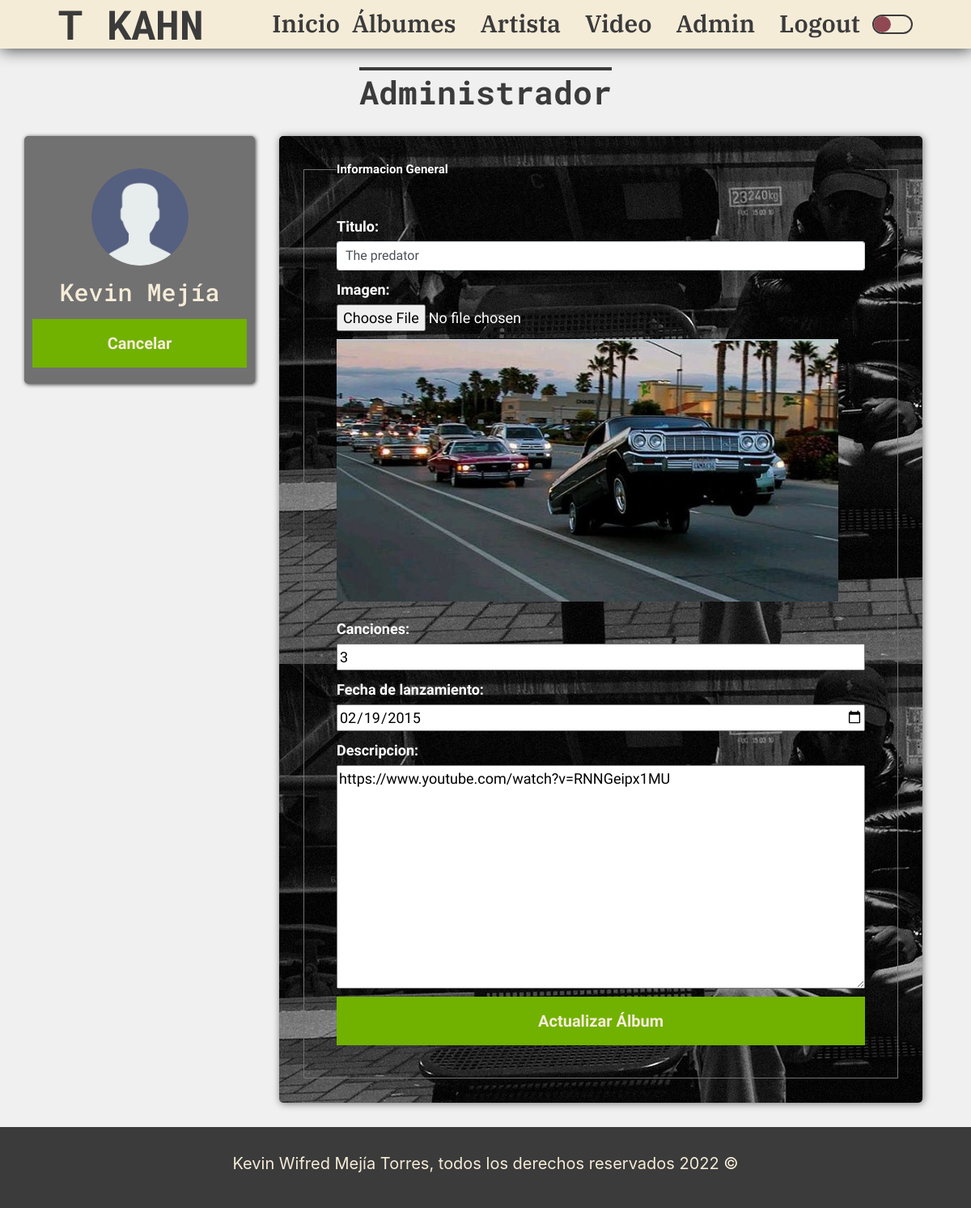
/ProyectoFinal/admin/update.php?id=12 (signed in), run on the app's committed database.
### tables this page shows
CREATE TABLE `album` (
  `alb_id` int NOT NULL,
  `alb_titulo` varchar(45) DEFAULT NULL,
  `alb_imagen` varchar(200) DEFAULT NULL,
  `alb_date` date DEFAULT NULL,
  `alb_canciones` int DEFAULT NULL,
  `alb_descripcion` longtext
);

### ProyectoFinal/config/database.php (called while the page is built, shortened)
<?php
function conectarDB(): mysqli
{
    $db = mysqli_connect('localhost', 'root', '', 'cantantedb');
    return $db;
}
function listarPorId($id)
{
    $db = conectarDB();
    $query = "SELECT * FROM album WHERE alb_id = $id";
    $resultadoConsulta = mysqli_query($db, $query);
    $album = mysqli_fetch_assoc($resultadoConsulta);
    return $album;
}

### ProyectoFinal/admin/update.php (the view, shortened to what this page needs)
<?php
require '../config/database.php';
$id = $_GET['id'];
$id = filter_var($id, FILTER_VALIDATE_INT);
$album = listarPorId($id);
$titulo = $album['alb_titulo'];
$canciones = $album['alb_canciones'];
$fecha = $album['alb_date'];
$descripcion = $album['alb_descripcion'];
$imagen = $album['alb_imagen'];
?>
<?php include 'templates-admin/header.php'; ?>
<main class="container-fluid pt-5 mb-5">
    <h2 class="title-albumes my-5 pt-5" id="titulo-albumes">Administrador</h2>
    <div class="container">
        <div class="row">
            <div class="col-12 col-md-3 menu-admin d-flex justify-content-center  p-0">
                <div class="colum  d-flex flex-column justify-content-center ">
                    <div class="imagen-admin"></div>
                    <h2 class="nombre-admin my-4">Kevin Mejía</h2>
                    <a href="admin.php">
                        <div class="opcion-albumes">Cancelar</div>
                    </a>
                </div>
            </div>
            <div class="col-12 col-md-9 px-0 px-md-5  my-5 my-md-0">
                <div class="contenedor-formularios">
                    <form action="update.php?id=<?php echo $album['alb_id'] ?>" method="POST" class="p-5" enctype="multipart/form-data">
                        <fieldset class="d-flex flex-column">
                            <legend>Informacion General</legend>
                            <div class="form-group d-flex flex-column">
                                <label for="titulo">Titulo:</label>
                                <input type="text" id="titulo" name="titulo" placeholder="Nombre del Álbum" class="form-control form-control-lg" value="<?php echo $titulo ?>" style="font-size: 16px;" required>
                            </div>
                            <div class="form-group d-flex flex-column">
                                <label for="imagen">Imagen:</label>
                                <input type="file" name="imagen" id="imagen" accept="image/jpeg, image/png">
                                <div>
                                    <img src="../imagenes/<?php echo $imagen ?>" height="200px" width="auto" class="img-fluid my-3">
                                </div>
                            </div>
                            <div class="form-group d-flex flex-column">
                                <label for="canciones">Canciones:</label>
                                <input type="number" name="canciones" id="canciones" placeholder="Número de canciones" value="<?php echo $canciones ?>" required>
                            </div>
                            <div class="form-group d-flex flex-column">
                                <label for="fecha">Fecha de lanzamiento:</label>
                                <input type="date" name="fecha" id="fecha" placeholder="Precio Propiedad" value="<?php echo $fecha ?>" required>
                            </div>
                            <div class="form-group d-flex flex-column">
                                <label for="descripcion">Descripcion:</label>
                                <textarea name="descripcion" id="descripcion" cols="30" rows="10" required><?php echo $descripcion ?></textarea>
                            </div>
                            <input type="submit" class="opcion-albumes" value="Actualizar Álbum">
                        </fieldset>
                    </form>
                </div>
            </div>
        </div>
    </div>
</main>
<?php include 'templates-admin/footer.php'; ?>

### ProyectoFinal/css/style.css (style rules this page uses)
:root { --color-gris: #3B3B3B; --fuente-titulo: 'Roboto Mono', monospace; --fuente-texto: 'Tajawal', sans-serif; --fuente-secundaria: 'IBM Plex Serif', serif; --color-crema: #F5ECD8; --color-vinotinto: #904853; }
* { margin: 0; }
html { font-size: 62.5%; box-sizing: border-box; }
*, *:before, *:after { box-sizing: inherit; }
a, a:hover { text-decoration: none; color: inherit; }
.title-albumes { font-size: 4rem; color: var(--color-gris); font-family: var(--fuente-titulo); text-decoration: overline; font-weight: bolder; text-align: center; }
.ligth { background-color: #f0f0f0; transition: .5s all; position: relative; }

### ProyectoFinal/css/albumes.css (style rules this page uses)
:root { --color-gris: #3B3B3B; --fuente-titulo: 'Roboto Mono', monospace; --fuente-texto: 'Tajawal', sans-serif; --fuente-secundaria: 'IBM Plex Serif', serif; --color-crema: #F5ECD8; --color-vinotinto: #904853; }
* { margin: 0; }
html { font-size: 62.5%; box-sizing: border-box; }
.contenedor-login .formulario-login input, label { height: 5rem; font-size: var(--fuente-texto); color: var(--color-gris); }

### ProyectoFinal/css/admin.css (style rules this page uses)
:root { --color-gris: #3B3B3B; --fuente-titulo: 'Roboto Mono', monospace; --fuente-texto: 'Tajawal', sans-serif; --fuente-secundaria: 'IBM Plex Serif', serif; --color-crema: #F5ECD8; --color-vinotinto: #904853; --color-verde: #71B100; --color-gris-claro: #727171; }
* { margin: 0; }
html { font-size: 62.5%; box-sizing: border-box; }
*, *:before, *:after { box-sizing: inherit; }
a, a:hover { text-decoration: none; color: inherit; }
main .menu-admin { width: 100%; height: min-content; background-color: var(--color-gris-claro); box-shadow: 0.1rem 0.1rem 0.5rem var(--color-gris); padding: 2rem 0 2rem; border-radius: .5rem; }
main .colum { padding: 4rem 1rem 2rem 1rem; text-align: center; height: min-content; width: 100%; }
main .colum .imagen-admin { height: 12rem; width: 12rem; background-image: url(../img/admin2.png); background-size: cover; background-position: center; border-radius: 50%; margin: auto; }
main .colum .nombre-admin { font-size: 3rem; font-family: var(--fuente-titulo); color: var(--color-crema); }
main .opcion-albumes { width: 100%; height: 6rem; background-color: var(--color-verde); color: var(--color-crema); display: flex; justify-content: center; align-items: center; font-size: 2rem; font-family: var(--fuente-texto); font-weight: bold; cursor: pointer; user-select: none; transition: .5s all; border: none; }
main .contenedor-formularios { box-shadow: 0.1rem 0.1rem 1rem var(--color-gris-claro); width: 100%; height: min-content; background-image: url(../img/tupac3.png); border-radius: .5rem; }
fieldset { border: 0.1rem solid var(--color-gris-claro); padding: 4rem; font-size: 1.8rem; font-family: var(--fuente-texto); font-weight: bold; color: #FFF; }
label { height: min-content; color: #FFF; }

### data on the page
album: titulo "The predator", alb_imagen (picture), canciones "3", fecha "02/19/2015", descripcion "https://www.youtube.com/watch?v=RNNGeipx1MU"
